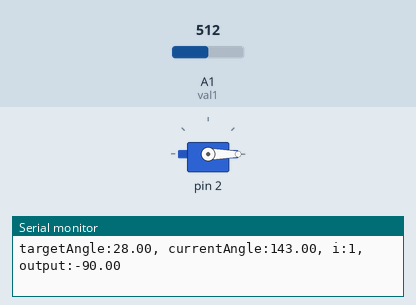
Recording of a sketch running on a simulated Arduino Uno, built with avr-gcc and run on an emulated ATmega328P. Shown: servo, the last lines printed to the serial monitor. Inputs (shaded band) come from the test bench; at power-on: A1 (val1) = 512.

Above: at 1.2 s.
1.3 s: A1 (val1) set to 716
At 1.42 s:
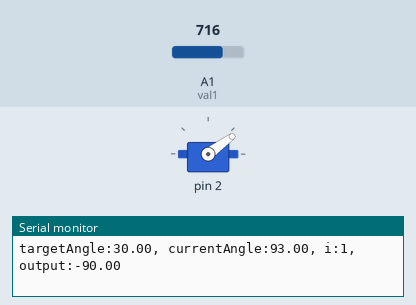
4.3 s: A1 (val1) set to 699
At 5.04 s:
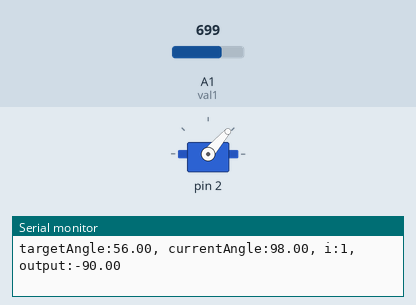
7.3 s: A1 (val1) set to 683
At 8.12 s:
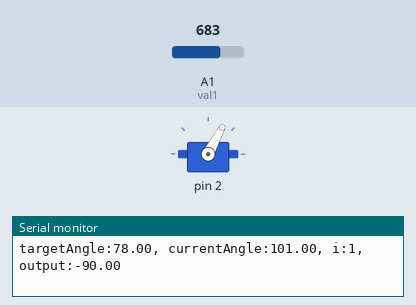
10.3 s: A1 (val1) set to 900
At 10.67 s:
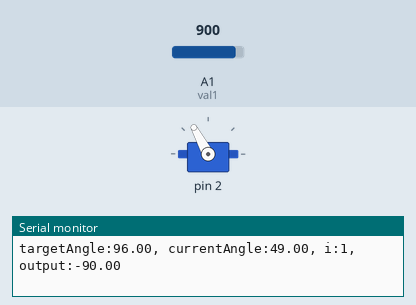
13.3 s: A1 (val1) set to 1023
16.3 s: A1 (val1) set to 511
Timing chart, 0 to 20.3 s (numbered marks = the images above; inputs shaded):
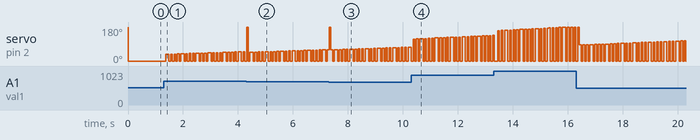

The sketch:

hex_cylinder_raound.ino
```cpp
#include <Servo.h>

const int numCylinders = 1;
Servo servos[numCylinders];
int val1 = A1; // シリンダー
int ls[numCylinders]; // リニアセンサーの値
float targetAngle[numCylinders]; // 目標角度
float currentAngle[numCylinders]; // 現在の角度
float error[numCylinders]; // 現在の偏差
float prevError[numCylinders] = {0.0}; // 前回の偏差
float integral[numCylinders]; // 積分項
float derivative[numCylinders]; // 微分項
float kp = 0.8; // 比例ゲイン
float ki = 1.2; // 積分ゲイン
float kd = 0.5; // 微分ゲイン
float dt = 0.001; // 固定の周期（例: 0.01秒）
float integralMin = -100.0; // 積分項の下限値
float integralMax = 100.0; // 積分項の上限値
float outputOld=0.0;

char direction[numCylinders] = {1}; // ポテンショメーターの値を模擬的に変化させる方向を保持する変数
int simulatedPotValue = 0; // ポテンショメーターの値を模擬的に保持する変数

void setup() {
  Serial.begin(9600);

  // 各シリンダーのサーボをピンにアタッチ
  // servos[0].attach(2, 500, 2400);
  // servos[1].attach(3, 500, 2400);
  // servos[2].attach(4, 500, 2400);
  // servos[3].attach(5, 500, 2400);
  // servos[4].attach(6, 500, 2400);
  // servos[5].attach(7, 500, 2400);

  for (int i=0; i<numCylinders; i++){
    servos[i].attach(i+2, 500, 2400);
  }
}

void loop() {
  // ポテンショメーターの値を模擬的に変化させる
  simulatedPotValue += 3 * direction[0];
  if (simulatedPotValue >= 1023 || simulatedPotValue <= 0) {
    direction[0] *= -1; // 値が 0 から 1023 の範囲を超えたら方向を反転させる
  }

  // 各シリンダーごとの処理
  for (int i = 0; i < numCylinders; i++) {
    ls[i] = analogRead(val1); // リニアセンサーの値を読み取る

    // エアシリンダーの角度を計算
    targetAngle[i] = map(simulatedPotValue, 0, 1023, 20, 170); // ポテンショメーターの範囲を角度の範囲にマッピング
    currentAngle[i] = map(ls[i], 1023, 400, 20, 170); // リニアセンサーの範囲を角度の範囲にマッピング

    // 偏差を計算
    error[i] = targetAngle[i] - currentAngle[i];

    // PID制御計算
    integral[i] += error[i] * dt;
    // 積分項の制限
    // if (integral[i] < integralMin) {
    //   integral[i] = integralMin;
    // } else if (integral[i] > integralMax) {
    //   integral[i] = integralMax;
    // }
    derivative[i] = error[i] - prevError[i];
    float output = kp * error[i] + ki * integral[i] - kd * derivative[i]/dt;
    // float output = kp * error[i] + ki * integral[i] - kd /dt;
    // if ((outputOld-output)>1){
    //   output=output+1;
    // }else if((outputOld-output)<-1){
    //   output=output-1;
    // }
    // outputOld=output;

    // 制御信号をサーボモーターに出力
    if(output>90){
      output=90;
    }else if(output<-90){
      output=-90;
    }
    servos[i].write(90.0 + output);

    // シリアルモニタに出力
    Serial.print("targetAngle:");
    Serial.print(targetAngle[i]);
    Serial.print(", ");
    Serial.print("currentAngle:");
    Serial.print(currentAngle[i]);
    Serial.print(", ");
    Serial.print("i:");
    Serial.print(i + 1);
    Serial.print(", ");
    Serial.print("output:");
    Serial.print(output);
  }
  Serial.println();

  // delay(10);

  // 前回の偏差を更新
  for (int i = 0; i < numCylinders; i++) {
    prevError[i] = error[i];
  }
}
```

Measured:
- the behaviour switches between 691 and 690 on A1 (val1) (found by bisection; images 2 and 3)
